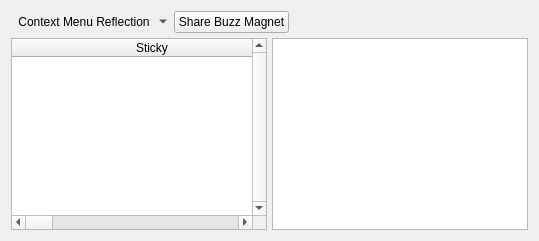
              <widget class="QWidget" name="layoutWidget1">
               <layout class="QVBoxLayout" name="verticalLayout_57">
                <property name="spacing">
                 <number>5</number>
                </property>
                <item>
                 <layout class="QHBoxLayout" name="horizontalLayout_26">
                  <property name="spacing">
                   <number>5</number>
                  </property>
                  <item>
                   <widget class="QToolButton" name="neighborsActionMenu">
                    <property name="toolTip">
                     <string>Context Menu</string>
                    </property>
                    <property name="text">
                     <string>Context Menu Reflection</string>
                    </property>
                    <property name="icon">
                     <iconset resource="../Icons/icons.qrc">
                      <normaloff>:/generic/menu.png</normaloff>:/generic/menu.png</iconset>
                    </property>
                    <property name="popupMode">
                     <enum>QToolButton::MenuButtonPopup</enum>
                    </property>
                    <property name="autoRaise">
                     <bool>true</bool>
                    </property>
                   </widget>
                  </item>
                  <item>
                   <widget class="QPushButton" name="shareBuzzMagnet">
                    <property name="text">
                     <string>Share Buzz Magnet</string>
                    </property>
                   </widget>
                  </item>
                  <item>
                   <spacer name="horizontalSpacer_22">
                    <property name="orientation">
                     <enum>Qt::Horizontal</enum>
                    </property>
                    <property name="sizeHint" stdset="0">
                     <size>
                      <width>40</width>
                      <height>20</height>
                     </size>
                    </property>
                   </spacer>
                  </item>
                 </layout>
                </item>
                <item>
                 <layout class="QHBoxLayout" name="horizontalLayout_48">
                  <property name="spacing">
                   <number>5</number>
                  </property>
                  <item>
                   <widget class="QTableWidget" name="neighbors">
                    <property name="maximumSize">
                     <size>
                      <width>16777215</width>
                      <height>16777215</height>
                     </size>
                    </property>
                    <property name="verticalScrollBarPolicy">
                     <enum>Qt::ScrollBarAlwaysOn</enum>
                    </property>
                    <property name="alternatingRowColors">
                     <bool>true</bool>
                    </property>
                    <property name="selectionMode">
                     <enum>QAbstractItemView::SingleSelection</enum>
                    </property>
                    <property name="selectionBehavior">
                     <enum>QAbstractItemView::SelectRows</enum>
                    </property>
                    <property name="horizontalScrollMode">
                     <enum>QAbstractItemView::ScrollPerPixel</enum>
                    </property>
                    <property name="sortingEnabled">
                     <bool>true</bool>
                    </property>
                    <attribute name="horizontalHeaderDefaultSectionSize">
                     <number>280</number>
                    </attribute>
                    <attribute name="horizontalHeaderShowSortIndicator" stdset="0">
                     <bool>true</bool>
                    </attribute>
                    <attribute name="horizontalHeaderStretchLastSection">
                     <bool>true</bool>
                    </attribute>
                    <column>
                     <property name="text">
                      <string>Sticky</string>
                     </property>
                    </column>
                    <column>
                     <property name="text">
                      <string>UUID</string>
                     </property>
                    </column>
                    <column>
                     <property name="text">
                      <string>Status</string>
                     </property>
                    </column>
                    <column>
                     <property name="text">
                      <string>SSL Key Size</string>
                     </property>
                    </column>
                    <column>
                     <property name="text">
                      <string>Status Control</string>
                     </property>
                    </column>
                    <column>
                     <property name="text">
                      <string>Local IP</string>
                     </property>
                    </column>
                    <column>
                     <property name="text">
                      <string>Local Port</string>
                     </property>
                    </column>
                    <column>
                     <property name="text">
                      <string>External IP</string>
                     </property>
                    </column>
                    <column>
                     <property name="text">
                      <string>External Port</string>
                     </property>
                    </column>
                    <column>
                     <property name="text">
                      <string>Country</string>
                     </property>
                    </column>
                    <column>
                     <property name="text">
                      <string>Remote IP</string>
                     </property>
                    </column>
                    <column>
                     <property name="text">
                      <string>Remote Port</string>
                     </property>
                    </column>
                    <column>
                     <property name="text">
                      <string>Scope ID</string>
                     </property>
                    </column>
                    <column>
                     <property name="text">
                      <string>Protocol</string>
                     </property>
                    </column>
                    <column>
                     <property name="text">
                      <string>Proxy Hostname</string>
                     </property>
                    </column>
                    <column>
                     <property name="text">
                      <string>Proxy Port</string>
                     </property>
                    </column>
                    <column>
                     <property name="text">
                      <string>Max. Buffer Size (Bytes)</string>
                     </property>
                    </column>
                    <column>
                     <property name="text">
                      <string>Max. Content Length (Bytes)</string>
                     </property>
                    </column>
                    <column>
                     <property name="text">
                      <string>Echo Mode</string>
                     </property>
                    </column>
                    <column>
                     <property name="text">
                      <string>Uptime (Seconds)</string>
                     </property>
                    </column>
                    <column>
                     <property name="text">
                      <string>Allow Certificate Exceptions</string>
                     </property>
                    </column>
                    <column>
                     <property name="text">
                      <string>Certificate SHA-512 Hash</string>
                     </property>
                    </column>
                    <column>
                     <property name="text">
                      <string>Bytes Read</string>
                     </property>
                    </column>
                    <column>
                     <property name="text">
                      <string>Bytes Written</string>
                     </property>
                    </column>
                    <column>
                     <property name="text">
                      <string>SSL Session Cipher</string>
                     </property>
                    </column>
                    <column>
                     <property name="text">
                      <string>Account Name</string>
                     </property>
                    </column>
                    <column>
                     <property name="text">
                      <string>Account Authenticated</string>
                     </property>
                    </column>
                    <column>
                     <property name="text">
                      <string>Transport</string>
                     </property>
                    </column>
                    <column>
                     <property name="text">
                      <string>Orientation</string>
                     </property>
                    </column>
                    <column>
                     <property name="text">
                      <string>Message of the Day</string>
                     </property>
                    </column>
                    <column>
                     <property name="text">
                      <string>Encrypted</string>
                     </property>
                    </column>
                    <column>
                     <property name="text">
                      <string>certificate</string>
                     </property>
                    </column>
                    <column>
                     <property name="text">
                      <string>Adaptive Echo Token</string>
                     </property>
                    </column>
                    <column>
                     <property name="text">
                      <string>Adaptive Echo Token Type</string>
                     </property>
                    </column>
                    <column>
                     <property name="text">
                      <string>SSL Control String</string>
                     </property>
                    </column>
                    <column>
                     <property name="text">
                      <string>Priority</string>
                     </property>
                    </column>
                    <column>
                     <property name="text">
                      <string>Lane Width</string>
                     </property>
                    </column>
                    <column>
                     <property name="text">
                      <string>Passthrough</string>
                     </property>
                    </column>
                    <column>
                     <property name="text">
                      <string>Wait-For-Bytes-Written (Milliseconds)</string>
                     </property>
                    </column>
                    <column>
                     <property name="text">
                      <string>OID</string>
                     </property>
                    </column>
                   </widget>
                  </item>
                  <item>
                   <widget class="QTextBrowser" name="neighborSummary">
                    <property name="sizePolicy">
                     <sizepolicy hsizetype="Minimum" vsizetype="Expanding">
                      <horstretch>0</horstretch>
                      <verstretch>0</verstretch>
                     </sizepolicy>
                    </property>
                    <property name="font">
                     <font>
                      <family>Monospace</family>
                     </font>
                    </property>
                    <property name="tabChangesFocus">
                     <bool>true</bool>
                    </property>
                    <property name="openLinks">
                     <bool>false</bool>
                    </property>
                   </widget>
                  </item>
                 </layout>
                </item>
               </layout>
              </widget>
